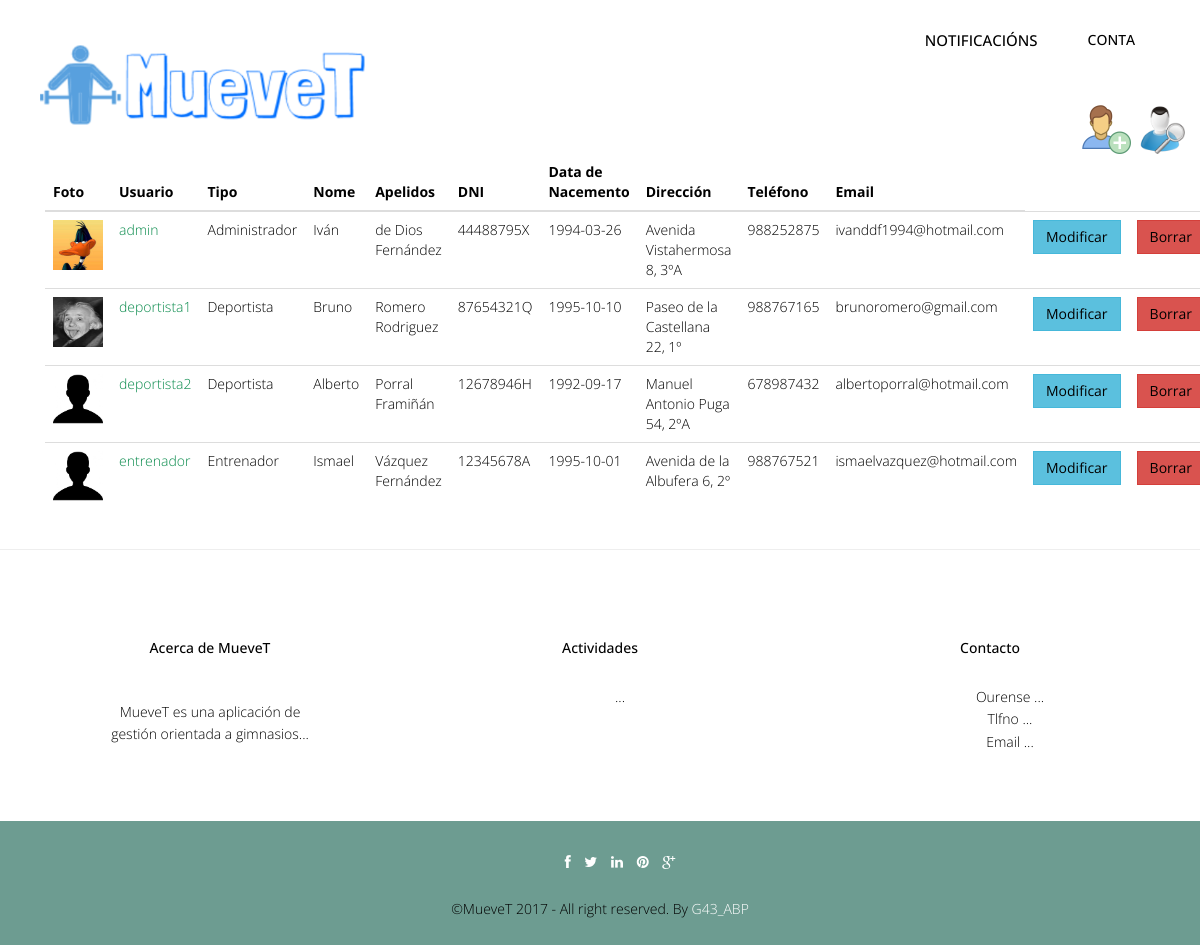
The app's page /abp/Controllers/USUARIO_Controller.php (signed in) with its own data.
### tables this page shows
CREATE TABLE IF NOT EXISTS `usuario` (
  `foto` varchar(500) DEFAULT '../img/user.jpg',
  `userName` varchar(20) NOT NULL,
  `password` varchar(128) NOT NULL,
  `tipoUsuario` int(10) NOT NULL,
  `nombre` varchar(20) NOT NULL,
  `apellidos` varchar(70) NOT NULL,
  `dni` varchar(9) NOT NULL,
  `fechaNac` date NOT NULL,
  `direccion` varchar(80) DEFAULT NULL,
  `telefono` int(15) DEFAULT NULL,
  `email` varchar(30) NOT NULL
);

CREATE TABLE IF NOT EXISTS `rol` (
  `idRol` int(10) NOT NULL,
  `nombreRol` varchar(45) NOT NULL
);

### abp/Models/USUARIO_Model.php (called while the page is built, shortened)
<?php
include '../Functions/LibraryFunctions.php';
class USUARIO_Modelo {
    var $mysqli;
    function ConectarBD() {
        $this->mysqli = new mysqli("localhost", "root", "", "gymgest");
    }
    function ConsultarTodo($user) {
        if ($user == "entrenador") {
            $sql = "SELECT * FROM USUARIO, ENTRENADOR WHERE USUARIO.userName=ENTRENADOR.userName AND USUARIO.tipoUsuario=2";
        } else if ($user == "deportista") {
            $sql = "SELECT * FROM USUARIO, DEPORTISTA WHERE USUARIO.userName=DEPORTISTA.userName AND USUARIO.tipoUsuario=3";
        } else {
            $sql = "SELECT * FROM USUARIO";
        }
        if (!($resultado = $this->mysqli->query($sql))) {
            return 'Error en la consulta sobre la base de datos';
        } else {
            $toret = array();
            $i = 0;
            while ($fila = $resultado->fetch_array()) {
                $toret[$i] = $fila;
                $i++;
            }
            return $toret;
        }
    }
}
?>

### abp/Views/USUARIO_SHOWALL_Vista.php (the view, shortened to what this page needs)
<?php
class USUARIO_Show {
    private $datos;
    function __construct($array, $volver) {
        $this->datos = $array;
        $this->render();
    }
    function render() {
        ?>
        <div class="container">
            <?php
            $lista = array('foto', 'userName', 'tipoUsuario', 'nombre', 'apellidos', 'dni', 'fechaNac', 'direccion', 'telefono', 'email');
            ?>
            <div class="container">
                <div align='right'>
                     <a href='USUARIO_Controller.php?accion=<?php echo $strings['Seleccionar']; ?>'><img src="../img/useradd.png" width="50px" height="50px"></a>
                    <a href='USUARIO_Controller.php?accion=<?php echo $strings['Consultar']; ?>'><img src="../img/buscar.png" width="50px" height="50px"></a>
                    <table class="table">
                        <thead class="thead-dark">
                            <tr>
                                <?php
                                foreach ($lista as $titulo) {
                                    echo "<th>";
                                    echo $strings[$titulo];
                                    echo "</th>";
                                }
                                echo "</tr>";
                                echo "</thead>";
                                echo "<tbody>";
                                for ($j = 0; $j < count($this->datos); $j++) {
                                    echo "<tr>";
                                    foreach ($this->datos [$j] as $clave => $valor) {
                                        for ($i = 0; $i < count($lista); $i++) {
                                            if ($clave === $lista[$i]) {
                                                echo "<td>";
                                                if (($clave === 'foto')) {
                                                    if (is_file($valor)) {
                                                        ?><a target='_blank' href='<?php echo $valor ?>'><img src='<?php echo $valor ?>' width="50" height="50"></a> <?php
                                                    } else {
                                                        ?><a target='_blank' href="../img/user.jpg"><img src="../img/user.jpg" width="50" height="50"></a> <?php
                                                }
                                                break;
                                            } if ($clave === 'tipoUsuario') {
                                                echo $strings[ConsultarNOMRol($valor)];
                                                break;
                                            }
                                            if ($clave === 'userName') {
                                                ?>
                                            <a href='USUARIO_Controller.php?userName=<?php echo $this->datos[$j]['userName'] . '&accion=' . $strings['Ver']; ?>'><font color="#088A4B"><?php echo $valor; ?></font></a> <?php
                                        } else {
                                            echo $valor;
                                        }
                                        echo "</td>";
                                    }
                                }
                            }
                            ?>
                            <td><button type="button" class="btn btn-info"><a href='USUARIO_Controller.php?userName=<?php echo $this->datos[$j]['userName'] . '&accion=' . $strings['Modificar']; ?>'><?php echo $strings['Modificar']; ?></a></button></td>
                            <td><button type="button" class="btn btn-danger"><a href='USUARIO_Controller.php?userName=<?php echo $this->datos[$j]['userName'] . '&accion=' . $strings['Borrar']; ?>'><?php echo $strings['Borrar']; ?></a></button></td>
                                    <?php
                                }
                                ?>
                        </tbody>
                    </table>
                </div>
            </div>
        </div>
        <?php
        include '../Views/footer.php';
    }
}

### abp/css/style.css (style rules this page uses)
body { font-family:'Open Sans', Arial, sans-serif; font-size:14px; font-weight:300; line-height:1.6em; color:#000; background-color:#fff; }
.link-list ul,li,a { color:#000; list-style:none; }

### abp/css/overwrite.css (style rules this page uses)
.btn { text-shadow: none; background-image:none; border-color: none; border-bottom-color: none; -webkit-box-shadow: none; -moz-box-shadow: none; box-shadow: none; }
.btn { outline:0; -webkit-border-radius: 0; -moz-border-radius: 0; border-radius: 0; }

### records on screen
usuario: foto (picture), userName "admin", tipoUsuario.nombreRol "Administrador", nombre "Iván", apellidos "de Dios Fernández", dni "44488795X", fechaNac "1994-03-26", direccion "Avenida Vistahermosa 8, 3ºA", telefono "988252875", email "ivanddf1994@hotmail.com"
usuario: foto (picture), userName "deportista1", tipoUsuario.nombreRol "Deportista", nombre "Bruno", apellidos "Romero Rodriguez", dni "87654321Q", fechaNac "1995-10-10", direccion "Paseo de la Castellana 22, 1º", telefono "988767165", email "brunoromero@gmail.com"
usuario: foto (placeholder picture), userName "deportista2", tipoUsuario.nombreRol "Deportista", nombre "Alberto", apellidos "Porral Framiñán", dni "12678946H", fechaNac "1992-09-17", direccion "Manuel Antonio Puga 54, 2ºA", telefono "678987432", email "albertoporral@hotmail.com"
usuario: foto (placeholder picture), userName "entrenador", tipoUsuario.nombreRol "Entrenador", nombre "Ismael", apellidos "Vázquez Fernández", dni "12345678A", fechaNac "1995-10-01", direccion "Avenida de la Albufera 6, 2º", telefono "988767521", email "ismaelvazquez@hotmail.com"

### other values on screen
$strings['Cuenta'] "CONTA"
$strings[$titulo] "Foto"
$strings[$titulo] "Usuario"
$strings[$titulo] "Tipo"
$strings[$titulo] "Nome"
$strings[$titulo] "Apelidos"
$strings[$titulo] "DNI"
$strings[$titulo] "Data de Nacemento"
$strings[$titulo] "Dirección"
$strings[$titulo] "Teléfono"
$strings[$titulo] "Email"
